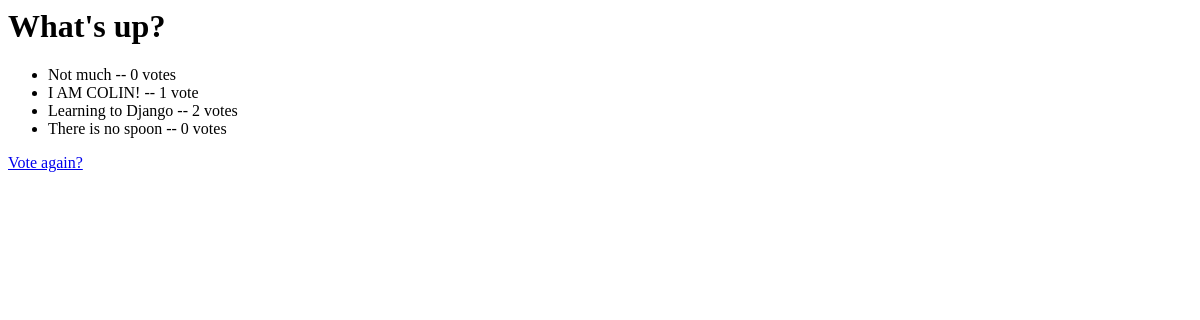
The app's page /polls/1/results/, older data.
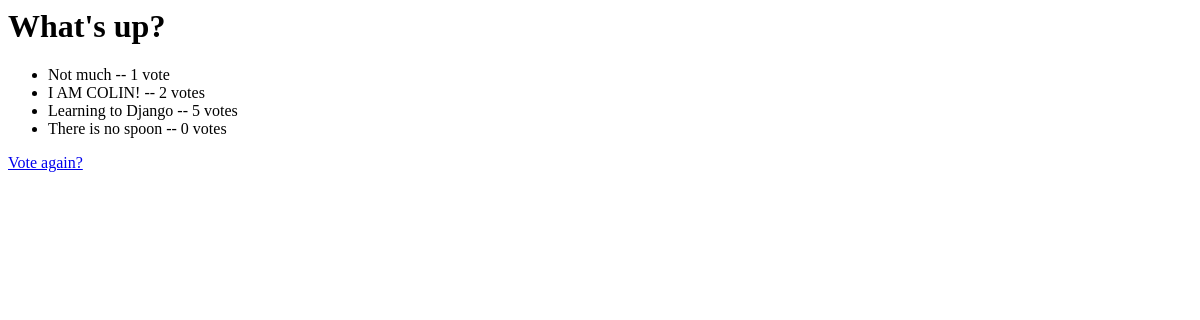
The same page, newer data.
### polls/models.py (models this page shows, shortened)
class Choice(models.Model):
    question = models.ForeignKey(Question)
    choice_text = models.CharField(max_length=200)
    votes = models.IntegerField(default=0)

### polls/views.py (the view)
# urls.py: url(r'^(?P<pk>\d+)/results/$', views.ResultsView.as_view(), name='results'),
class ResultsView(generic.DetailView):
    model = Question
    template_name = 'polls/results.html'

### templates/polls/results.html
<h1>{{ question.question_text }}</h1>
<ul>
    {% for choice in question.choice_set.all %}
        <li>{{ choice.choice_text }} -- {{ choice.votes }} vote{{ choice.votes|pluralize }}</li>
    {% endfor %}
</ul>
<a href="{% url 'polls:detail' question.id %}">Vote again?</a>

Row changes from the older to the newer data that the page shows:
changed Choice "Not much": votes "0" → "1"
changed Choice "I AM COLIN!": votes "1" → "2"
changed Choice "Learning to Django": votes "2" → "5"
